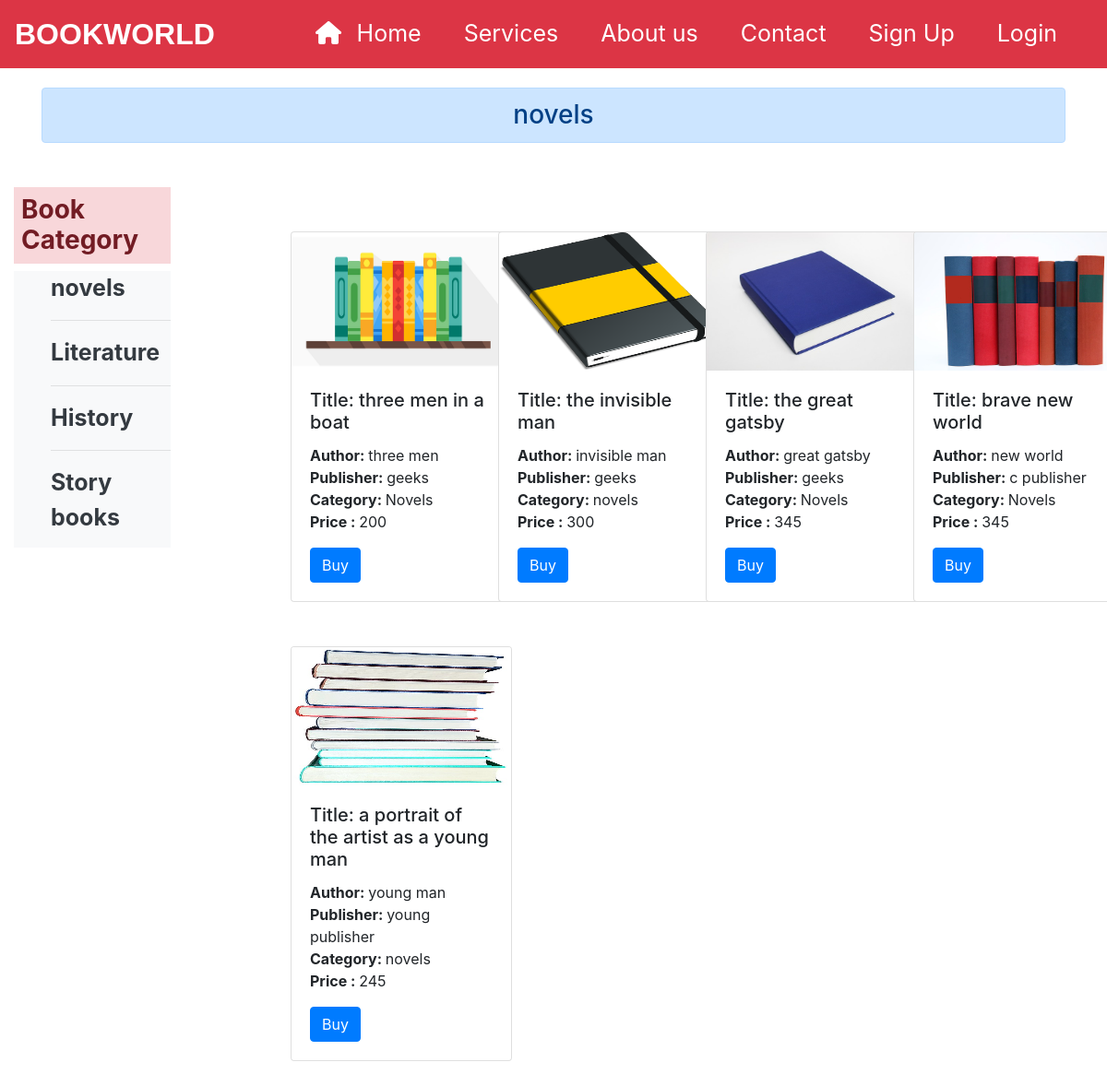
Page /core/selecetedcategory/novels/ on the committed database.
### core/models.py (models this page shows)
class book_category(models.Model):
    category=models.CharField(max_length=70)

class available_book(models.Model):
    title=models.CharField(max_length=255)
    author=models.CharField(max_length=255)
    publisher=models.CharField(max_length=255)
    category=models.CharField(max_length=255)
    price=models.IntegerField()
    image=models.FileField()

### core/views.py (the view)
# urls.py: path('selecetedcategory/<str:category>/',views.select_category,name="selectedcategory"),
def select_category(request,category):
    bookcategory=book_category.objects.all()
    allbooks=available_book.objects.filter(Q(title__iexact=category)|Q(author__iexact=category)|Q(publisher__iexact=category)|Q(category__iexact=category))
    return render(request,'core/selectedcategory.html',{'allbooks':allbooks,'category':category,'bookcategory':bookcategory})

### core/templates/core/selectedcategory.html (shortened to what this page needs)
{% extends 'core/base.html' %}
{% load static %}
{% block navigationbar %}
    {% include 'core/navigationbar.html'%}
{% endblock navigationbar %}
{% block pagetype %}
    <div style="margin-top:95px;" class="text-center container mb-5">
        <h3 class="alert alert-primary">{{category}}</h3>
    </div>
{% endblock pagetype %}
{% block content %}
    <div class="container-fluid">
        <div class="row">
            <div class="col-xl-2" >
                <h3 class="font-weight-bold alert-danger p-2">Book Category</h3>
                <ul style="list-style-type:none;height:300px; overflow:auto;"class="font-p  bg-light">
                    {% for cat in bookcategory %}
                        <li ><a href="{% url 'selectedcategory' cat.category %}" class="text-dark font-weight-bold">{{cat.category}}</a></li><hr>
                    {% endfor %}
                </ul>
            </div>
            <div class="col-xl-9 offset-1">
            <div class="row mb-5">
            {% for book in allbooks %}
                <div class="col-lg-3 col-sm-6 col-md-4">
                    <div class="card mt-5" style="width: 15rem;">
                        <img src="{{book.image.url}}" class="card-img-top" alt="Image" width="100px" height="150px">
                        <div class="card-body">
                            <h5 class="card-title">Title: {{book.title}}</h5>
                            <p class="card-text"><span class="font-weight-bold">Author: </span>{{book.author}}<br>
                            <span class="font-weight-bold">Publisher: </span>{{book.publisher}}<br>
                            <span class="font-weight-bold">Category: </span>{{book.category}}<br>
                            <span class="font-weight-bold">Price : </span>{{book.price}}</p>
                            <a href="{% url 'buybook' book.id %}" class="btn btn-primary">Buy</a>
                        </div>
                    </div>
                </div>
            {% endfor %}
            </div>
            </div>
        </div>
    </div>
{% endblock content %}

### core/static/core/css/style.css (style rules this page uses)
.font-p { font-size:25px; }

### rows in the picture
book_category: category "novels"
book_category: category "Literature"
book_category: category "History"
book_category: category "Story books"
available_book: image (picture), title "three men in a boat", author "three men", publisher "geeks", category "Novels", price "200"
available_book: image (picture), title "the invisible man", author "invisible man", publisher "geeks", category "novels", price "300"
available_book: image (picture), title "the great gatsby", author "great gatsby", publisher "geeks", category "Novels", price "345"
available_book: image (picture), title "brave new world", author "new world", publisher "c publisher", category "Novels", price "345"
available_book: image (picture), title "a portrait of the artist as a young man", author "young man", publisher "young publisher", category "novels", price "245"

### other values in the picture
{{ category }} "novels"
